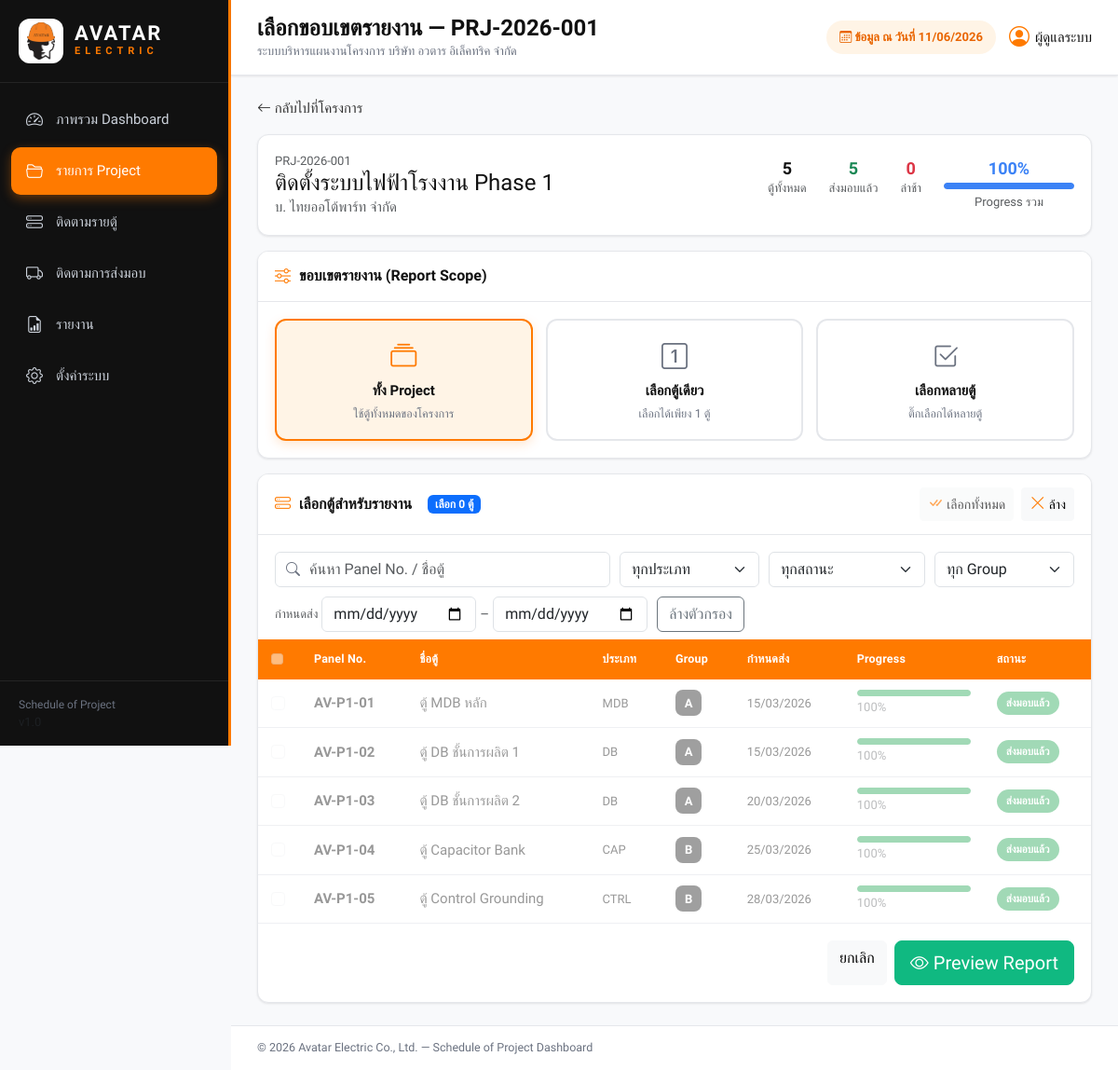
/archive_legacy/project_report_select.php?project_id=1, run on the app's committed database.
### tables this page shows
CREATE TABLE `projects` (
  `id`             INT UNSIGNED NOT NULL AUTO_INCREMENT,
  `project_no`     VARCHAR(40)  NOT NULL,
  `project_name`   VARCHAR(255) NOT NULL,
  `description`    TEXT         DEFAULT NULL,
  `customer`       VARCHAR(180) DEFAULT NULL,
  `department_id`  INT UNSIGNED DEFAULT NULL,
  `responsible_id` INT UNSIGNED DEFAULT NULL,
  `start_date`     DATE         DEFAULT NULL,
  `due_date`       DATE         DEFAULT NULL,
  `delivery_date`  DATE         DEFAULT NULL,
  `completed_date` DATE         DEFAULT NULL,
   
  `status`         ENUM('pending','in_progress','near_due','completed','overdue')
                   NOT NULL DEFAULT 'pending',
  `progress`       TINYINT UNSIGNED NOT NULL DEFAULT 0,
  `amount`         DECIMAL(15,2) NOT NULL DEFAULT 0.00,
  `remark`         TEXT         DEFAULT NULL,
  `attachment`     VARCHAR(255) DEFAULT NULL,
  `created_at`     TIMESTAMP NOT NULL DEFAULT CURRENT_TIMESTAMP,
  `updated_at`     TIMESTAMP NOT NULL DEFAULT CURRENT_TIMESTAMP ON UPDATE CURRENT_TIMESTAMP,
  PRIMARY KEY (`id`),
  UNIQUE KEY `uq_project_no` (`project_no`),
  KEY `fk_prj_dept` (`department_id`),
  KEY `fk_prj_user` (`responsible_id`),
  KEY `idx_due_date` (`due_date`),
  KEY `idx_status` (`status`),
  CONSTRAINT `fk_prj_dept` FOREIGN KEY (`department_id`)
    REFERENCES `departments`(`id`) ON DELETE SET NULL,
  CONSTRAINT `fk_prj_user` FOREIGN KEY (`responsible_id`)
    REFERENCES `users`(`id`) ON DELETE SET NULL
);

CREATE TABLE `project_panels` (
  `id`                    INT AUTO_INCREMENT PRIMARY KEY,
  `project_id`            INT UNSIGNED NOT NULL,
  `panel_no`              VARCHAR(100),
  `panel_name`            VARCHAR(255),
  `panel_type`            VARCHAR(50),
  `panel_size`            VARCHAR(100),
  `delivery_group`        VARCHAR(50),
  `target_delivery_date`  DATE,
  `actual_delivery_date`  DATE,
  `status` ENUM(
    'pending',
    'design',
    'material',
    'production',
    'wiring',
    'qc',
    'ready_delivery',
    'delivered',
    'overdue'
  ) DEFAULT 'pending',
  `status_mode`           ENUM('AUTO','MANUAL') NOT NULL DEFAULT 'AUTO',
  `manual_status`         VARCHAR(80) NULL DEFAULT NULL,
  `progress_percent`      INT DEFAULT 0,
  `responsible`           VARCHAR(100),
  `remark`                TEXT,
  `sort_order`            INT DEFAULT 0,
  `created_at`            TIMESTAMP DEFAULT CURRENT_TIMESTAMP,
  `updated_at`            TIMESTAMP DEFAULT CURRENT_TIMESTAMP ON UPDATE CURRENT_TIMESTAMP,
  KEY `idx_panel_prj` (`project_id`),
  KEY `idx_panel_status` (`status`),
  KEY `idx_panel_group` (`delivery_group`),
  CONSTRAINT `fk_panel_prj2` FOREIGN KEY (`project_id`)
    REFERENCES `projects`(`id`) ON DELETE CASCADE
);

### archive_legacy/db.php (called while the page is built, shortened)
<?php
function db(): PDO
{
    static $pdo = null;
    if ($pdo instanceof PDO) {
        return $pdo;
    }
    $dsn = sprintf(
        'mysql:host=%s;port=%s;dbname=%s;charset=%s',
        DB_HOST,
        DB_PORT,
        DB_NAME,
        DB_CHARSET
    );
    $options = [
        PDO::ATTR_ERRMODE            => PDO::ERRMODE_EXCEPTION,
        PDO::ATTR_DEFAULT_FETCH_MODE => PDO::FETCH_ASSOC,
        PDO::ATTR_EMULATE_PREPARES   => false,
    ];
    try {
        $pdo = new PDO($dsn, DB_USER, DB_PASS, $options);
    } catch (PDOException $e) {
        http_response_code(500);
        die(
            '<div style="font-family:sans-serif;padding:2rem;color:#b91c1c">'
            . '<h2>เชื่อมต่อฐานข้อมูลไม่สำเร็จ</h2>'
            . '<p>กรุณาตรวจสอบการตั้งค่าใน <code>db.php</code> และ import <code>database.sql</code> แล้ว</p>'
            . '<pre>' . htmlspecialchars($e->getMessage()) . '</pre>'
            . '</div>'
        );
    }
    return $pdo;
}

### archive_legacy/project_report_select.php (the view, shortened to what this page needs)
<?php
require_once __DIR__ . '/functions.php';
$projectId = (int)($_GET['project_id'] ?? 0);
$project   = get_project($projectId);
$panels    = get_project_panels($projectId);
$pstats    = panel_stats($panels);
$overall   = $panels ? $pstats['overall'] : (int)$project['progress'];
?>
<div class="mb-3">
  <a href="project_view.php?id=<?= (int)$projectId ?>" class="text-decoration-none"><i class="bi bi-arrow-left"></i> กลับไปที่โครงการ</a>
</div>
<div class="panel mb-3">
  <div class="panel-body d-flex flex-wrap align-items-center gap-4">
    <div>
      <div class="text-muted small"><?= e($project['project_no']) ?></div>
      <h2 class="h4 mb-0" style="color:var(--navy)"><?= e($project['project_name']) ?></h2>
      <div class="text-muted"><?= e($project['customer']) ?></div>
    </div>
    <div class="ms-auto d-flex gap-4 text-center">
      <div><div class="h3 mb-0" style="color:var(--navy)"><?= count($panels) ?></div><div class="text-muted small">ตู้ทั้งหมด</div></div>
      <div><div class="h3 mb-0 text-success"><?= (int)$pstats['delivered'] ?></div><div class="text-muted small">ส่งมอบแล้ว</div></div>
      <div><div class="h3 mb-0 text-danger"><?= (int)$pstats['overdue'] ?></div><div class="text-muted small">ล่าช้า</div></div>
      <div style="min-width:140px">
        <div class="h3 mb-0" style="color:var(--blue)"><?= (int)$overall ?>%</div>
        <div class="progress-mini mt-1"><div class="bar" style="width:<?= (int)$overall ?>%;background:var(--blue)"></div></div>
        <div class="text-muted small mt-1">Progress รวม</div>
      </div>
    </div>
  </div>
</div>
<?php if (!$panels): ?>
  <div class="alert alert-info">
    โครงการนี้ยังไม่มีตู้ — สามารถสร้างรายงานทั้งโครงการได้
    <a class="btn btn-sm btn-primary ms-2" target="_blank"
       href="project_overview_image.php?project_id=<?= (int)$projectId ?>&scope=all">
       <i class="bi bi-image"></i> Preview Report (ทั้งโครงการ)</a>
  </div>
<?php else: ?>
<form id="reportForm" method="GET" action="project_overview_image.php" target="_blank">
  <div class="panel mb-3">
    <div class="panel-head"><i class="bi bi-sliders"></i> ขอบเขตรายงาน (Report Scope)</div>
    <div class="panel-body">
      <div class="scope-grid">
        <label class="scope-opt">
          <span class="so-box">
            <i class="bi bi-collection"></i>
            <span class="so-title">ทั้ง Project</span>
            <span class="so-desc">ใช้ตู้ทั้งหมดของโครงการ</span>
          </span>
        </label>
        <label class="scope-opt">
          <span class="so-box">
            <i class="bi bi-1-square"></i>
            <span class="so-title">เลือกตู้เดียว</span>
            <span class="so-desc">เลือกได้เพียง 1 ตู้</span>
          </span>
        </label>
        <label class="scope-opt">
          <span class="so-box">
            <i class="bi bi-check2-square"></i>
            <span class="so-title">เลือกหลายตู้</span>
            <span class="so-desc">ติ๊กเลือกได้หลายตู้</span>
          </span>
        </label>
      </div>
    </div>
  </div>
  <div class="panel">
    <div class="panel-head">
      <i class="bi bi-hdd-stack"></i> เลือกตู้สำหรับรายงาน
      <span class="badge bg-primary ms-2" id="selCount">เลือก 0 ตู้</span>
      <div class="ms-auto d-flex gap-2" id="selectTools">
        <button type="button" class="btn btn-sm btn-light" id="btnSelectAll"><i class="bi bi-check-all"></i> เลือกทั้งหมด</button>
        <button type="button" class="btn btn-sm btn-light" id="btnClear"><i class="bi bi-x-lg"></i> ล้าง</button>
      </div>
    </div>
    <div class="panel-body pb-2">
      <div class="filter-bar">
        <div class="fb-search"><i class="bi bi-search"></i>
          <input type="text" id="fSearch" class="form-control" placeholder="ค้นหา Panel No. / ชื่อตู้">
        </div>
        <select id="fType" class="form-select">
          <option value="">ทุกประเภท</option>
        </select>
        <select id="fStatus" class="form-select">
          <option value="">ทุกสถานะ</option>
        </select>
        <select id="fGroup" class="form-select">
          <option value="">ทุก Group</option>
        </select>
        <span class="d-flex align-items-center gap-1">
          <small class="text-muted">กำหนดส่ง</small>
          <input type="date" id="fFrom" class="form-control" style="width:auto" title="ตั้งแต่">
          <span class="text-muted">–</span>
          <input type="date" id="fTo" class="form-control" style="width:auto" title="ถึง">
        </span>
        <button type="button" class="btn btn-outline-secondary" id="btnResetFilter">ล้างตัวกรอง</button>
      </div>
    </div>
    <div class="panel-body p-0">
      <div class="table-responsive">
        <table class="table table-hover align-middle mb-0 data-table" id="panelTable">
          <thead>
            <tr>
              <th style="width:46px"><input type="checkbox" id="chkHead" class="form-check-input"></th>
              <th>Panel No.</th>
              <th>ชื่อตู้</th>
              <th>ประเภท</th>
              <th>Group</th>
              <th>กำหนดส่ง</th>
              <th style="width:150px">Progress</th>
              <th>สถานะ</th>
            </tr>
          </thead>
          <tbody>
            <?php foreach ($panels as $pn): $es = $pn['eff_status']; ?>
              <tr class="panel-row"
                  data-no="<?= e(mb_strtolower($pn['panel_no'])) ?>"
                  data-name="<?= e(mb_strtolower($pn['panel_name'])) ?>"
                  data-type="<?= e($pn['panel_type']) ?>"
                  data-status="<?= e($es) ?>"
                  data-group="<?= e($pn['delivery_group']) ?>"
                  data-target="<?= e($pn['target_delivery_date']) ?>">
                <td><input type="checkbox" class="form-check-input panel-check" name="panel_ids[]" value="<?= (int)$pn['id'] ?>"></td>
                <td class="fw-600"><?= e($pn['panel_no']) ?></td>
                <td><?= e($pn['panel_name']) ?></td>
                <td class="small"><?= e($pn['panel_type'] ?: '-') ?></td>
                <td><?php if ($pn['delivery_group']): ?><span class="grp-badge"><?= e($pn['delivery_group']) ?></span><?php else: ?>-<?php endif; ?></td>
                <td class="small"><?= e(format_date_dmy($pn['target_delivery_date'])) ?></td>
                <td>
                  <div class="progress-mini"><div class="bar" style="width:<?= (int)$pn['progress_percent'] ?>%;background:<?= panel_status_color($es) ?>"></div></div>
                  <span class="small text-muted"><?= (int)$pn['progress_percent'] ?>%</span>
                </td>
                <td><span class="status-pill" style="background:<?= panel_status_color($es) ?>"><?= e(panel_status_label($es)) ?></span></td>
              </tr>
            <?php endforeach; ?>
          </tbody>
        </table>
      </div>
    </div>
    <div class="panel-body d-flex justify-content-end gap-2">
      <a href="project_view.php?id=<?= (int)$projectId ?>" class="btn btn-light">ยกเลิก</a>
      <button type="submit" class="btn btn-success btn-lg"><i class="bi bi-eye"></i> Preview Report</button>
    </div>
  </div>
</form>
<?php endif; ?>

### archive_legacy/assets/css/style.css (style rules this page uses)
:root { --primary-color:#FF7A00; --primary-hover:#E96500; --primary-soft:#FFF4E6; --sidebar-color:#111111; --sidebar-hover:#1F2937; --success-color:#10B981; --warning-color:#F59E0B; --info-color:#3B82F6; --danger-color:#EF4444; --gray-100:#F8F9FB; --gray-200:#E5E7EB; --gray-500:#6B7280; --gray-900:#111111; --navy:#111111; --navy-2:#1F2937; --navy-dark:#0a0a0a; --blue:#3B82F6; --green:#10B981; --orange:#FF7A00; --red:#EF4444; --slate:#6B7280; --bg:#F8F9FB; --card:#FFFFFF; --line:#E5E7EB; --text:#333333; --muted:#6B7280; --radius:12px; --shadow:0 1px 3px rgba(17,17,17,.06), 0 1px 2px rgba(17,17,17,.04); --shadow-lg:0 8px 24px rgba(17,17,17,.10); }
* { box-sizing:border-box; }
html,body { height:100%; }
body { margin:0; background:var(--bg); color:var(--text); font-family:'Prompt','Sarabun',system-ui,sans-serif; font-size:15px; }
a { text-decoration:none; color:inherit; }
.fw-600 { font-weight:600; }
.panel { background:var(--card); border-radius:var(--radius); box-shadow:var(--shadow); border:1px solid var(--line); overflow:hidden; }
.panel-head { display:flex; align-items:center; gap:9px; padding:14px 18px; font-weight:600; font-size:16px; color:var(--gray-900); border-bottom:1px solid var(--line); background:#fff; }
.panel-head i { font-size:17px; color:var(--primary-color); }
.panel-head .ms-auto { margin-left:auto; }
.panel-body { padding:18px; }
.panel-body.p-0 { padding:0; }
.data-table thead th { background:var(--primary-color); color:#fff; font-weight:600; font-size:12.5px; border:none; white-space:nowrap; padding:12px 14px; letter-spacing:.2px; }
.data-table tbody td { padding:11px 14px; border-bottom:1px solid var(--line); vertical-align:middle; }
.data-table tbody tr:nth-child(even) { background:#FAFAFA; }
.progress-mini { height:7px; background:var(--gray-200); border-radius:6px; overflow:hidden; }
.progress-mini .bar { height:100%; border-radius:6px; transition:width .4s; background:var(--primary-color); }
.filter-bar { display:flex; gap:10px; align-items:center; flex-wrap:wrap; }
.fb-search { position:relative; min-width:280px; flex:1; }
.fb-search i { position:absolute; left:12px; top:50%; transform:translateY(-50%); color:var(--muted); }
.fb-search input { padding-left:36px; }
.filter-bar .form-select { width:auto; min-width:150px; }
.btn-success { --bs-btn-bg:var(--success-color); --bs-btn-border-color:var(--success-color); --bs-btn-hover-bg:#0ea271; --bs-btn-hover-border-color:#0ea271; }
.grp-badge { display:inline-grid; place-items:center; width:28px; height:28px; border-radius:8px; background:var(--gray-900); color:#fff; font-weight:700; font-size:13px; }
.status-pill { display:inline-block; padding:4px 10px; border-radius:14px; color:#fff; font-size:11.5px; font-weight:600; white-space:nowrap; }
h2,.h2 { font-size:24px; font-weight:700; }
h3,.h3 { font-size:18px; font-weight:600; }
small,.small { font-size:13px; }

### archive_legacy/project_report_select.php (style rules this page uses)
.scope-grid { display:grid; grid-template-columns:repeat(3,1fr); gap:14px; }
.scope-opt .so-box { display:flex; flex-direction:column; align-items:center; text-align:center; gap:4px; border:2px solid var(--line); border-radius:12px; padding:18px; cursor:pointer; transition:.15s; }
.scope-opt .so-box i { font-size:28px; color:var(--slate); }
.scope-opt .so-title { font-weight:600; color:var(--navy); }
.scope-opt .so-desc { font-size:12.5px; color:var(--muted); }
.scope-opt input:checked + .so-box { border-color:var(--primary-color); background:var(--primary-soft); box-shadow:0 4px 12px rgba(255,122,0,.18); }
.scope-opt input:checked + .so-box i { color:var(--primary-color); }
.panel-row.dim { opacity:.4; }

### data on the page
projects: project_no "PRJ-2026-001", project_name "ติดตั้งระบบไฟฟ้าโรงงาน Phase 1", customer "บ. ไทยออโต้พาร์ท จำกัด", progress "100"
project_panels: panel_no "AV-P1-01", panel_name "ตู้ MDB หลัก", panel_type "MDB", delivery_group "A", target_delivery_date "15/03/2026", progress_percent "100", status "ส่งมอบแล้ว"
project_panels: panel_no "AV-P1-02", panel_name "ตู้ DB ชั้นการผลิต 1", panel_type "DB", delivery_group "A", target_delivery_date "15/03/2026", progress_percent "100", status "ส่งมอบแล้ว"
project_panels: panel_no "AV-P1-03", panel_name "ตู้ DB ชั้นการผลิต 2", panel_type "DB", delivery_group "A", target_delivery_date "20/03/2026", progress_percent "100", status "ส่งมอบแล้ว"
project_panels: panel_no "AV-P1-04", panel_name "ตู้ Capacitor Bank", panel_type "CAP", delivery_group "B", target_delivery_date "25/03/2026", progress_percent "100", status "ส่งมอบแล้ว"
project_panels: panel_no "AV-P1-05", panel_name "ตู้ Control Grounding", panel_type "CTRL", delivery_group "B", target_delivery_date "28/03/2026", progress_percent "100", status "ส่งมอบแล้ว"

### other printed values
$label "ภาพรวม Dashboard"
$label "รายการ Project"
$label "ติดตามรายตู้"
$label "ติดตามการส่งมอบ"
$label "รายงาน"
$label "ตั้งค่าระบบ"
$title ?: 'Dashboard' "เลือกขอบเขตรายงาน — PRJ-2026-001"
count($panels) "5"
$pstats['delivered'] "5"
$pstats['overdue'] "0"
